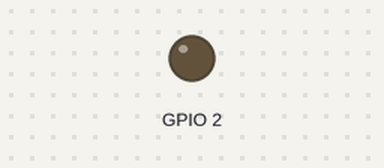
Bench run of a sketch on a simulated ESP32. Parts: output pins drawn as LEDs (lit = HIGH). WiFi joins after 1.5 s; servers stay silent unless stated; what the sketch prints to the serial monitor is not drawn.

Above: at 0.1 s.
At 1.6 s:
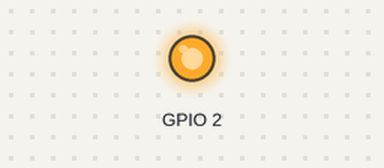
Timing chart, 0 to 3.1 s (numbered marks = the images above):
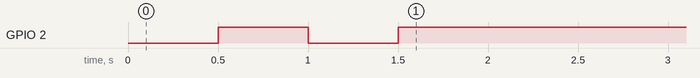

The sketch:

ConnectWIFI.ino
```cpp
#include <WiFi.h>

const char *ssid = "CMCC"; //你的网络名称
const char *password = "12345678h"; //你的网络密码

void setup()
{
  pinMode(2, OUTPUT );   // 开启引脚输出模式（有个别引脚不可以设置输出模式）

  Serial.begin(115200);
  Serial.println();

  WiFi.begin(ssid, password); //连接网络

  while (WiFi.status() != WL_CONNECTED) //等待网络连接成功
  {
    delay(500);
    digitalWrite(2, 1 ^ digitalRead(2)); //翻转 GPIO_2 电平
    Serial.print(".");
  }
  digitalWrite(2,HIGH);  //输出高电平，LOW就是低电平
  Serial.println("WiFi connected!");

  Serial.println("IP address: ");
  Serial.println(WiFi.localIP()); //打印模块IP
}

void loop()
{
}
```
